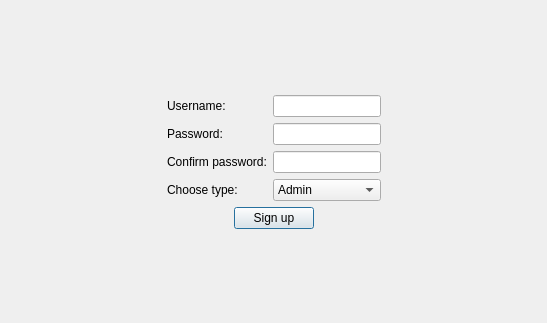
<?xml version="1.0" encoding="UTF-8"?>
<ui version="4.0">
 <class>sign_in</class>
 <widget class="QDialog" name="sign_in">
  <property name="geometry">
   <rect>
    <x>0</x>
    <y>0</y>
    <width>547</width>
    <height>323</height>
   </rect>
  </property>
  <property name="windowTitle">
   <string>Dialog</string>
  </property>
  <layout class="QVBoxLayout" name="verticalLayout">
   <item>
    <spacer name="verticalSpacer">
     <property name="orientation">
      <enum>Qt::Vertical</enum>
     </property>
     <property name="sizeHint" stdset="0">
      <size>
       <width>20</width>
       <height>40</height>
      </size>
     </property>
    </spacer>
   </item>
   <item>
    <layout class="QHBoxLayout" name="horizontalLayout_2">
     <property name="leftMargin">
      <number>0</number>
     </property>
     <property name="rightMargin">
      <number>0</number>
     </property>
     <property name="bottomMargin">
      <number>0</number>
     </property>
     <item>
      <spacer name="horizontalSpacer_3">
       <property name="orientation">
        <enum>Qt::Horizontal</enum>
       </property>
       <property name="sizeHint" stdset="0">
        <size>
         <width>40</width>
         <height>20</height>
        </size>
       </property>
      </spacer>
     </item>
     <item>
      <layout class="QFormLayout" name="formLayout">
       <property name="bottomMargin">
        <number>0</number>
       </property>
       <item row="0" column="0">
        <widget class="QLabel" name="label">
         <property name="text">
          <string>Username:</string>
         </property>
        </widget>
       </item>
       <item row="1" column="0">
        <widget class="QLabel" name="label_2">
         <property name="text">
          <string>Password:</string>
         </property>
        </widget>
       </item>
       <item row="2" column="0">
        <widget class="QLabel" name="label_3">
         <property name="text">
          <string>Confirm password:</string>
         </property>
        </widget>
       </item>
       <item row="0" column="1">
        <widget class="QLineEdit" name="lineEdit"/>
       </item>
       <item row="1" column="1">
        <widget class="QLineEdit" name="lineEdit_2"/>
       </item>
       <item row="2" column="1">
        <widget class="QLineEdit" name="lineEdit_3"/>
       </item>
       <item row="3" column="0">
        <widget class="QLabel" name="label_4">
         <property name="text">
          <string>Choose type:</string>
         </property>
        </widget>
       </item>
       <item row="3" column="1">
        <widget class="QComboBox" name="comboBox">
         <item>
          <property name="text">
           <string>Admin</string>
          </property>
         </item>
         <item>
          <property name="text">
           <string>Client</string>
          </property>
         </item>
        </widget>
       </item>
      </layout>
     </item>
     <item>
      <spacer name="horizontalSpacer_4">
       <property name="orientation">
        <enum>Qt::Horizontal</enum>
       </property>
       <property name="sizeHint" stdset="0">
        <size>
         <width>40</width>
         <height>20</height>
        </size>
       </property>
      </spacer>
     </item>
    </layout>
   </item>
   <item>
    <layout class="QHBoxLayout" name="horizontalLayout">
     <item>
      <spacer name="horizontalSpacer">
       <property name="orientation">
        <enum>Qt::Horizontal</enum>
       </property>
       <property name="sizeHint" stdset="0">
        <size>
         <width>40</width>
         <height>20</height>
        </size>
       </property>
      </spacer>
     </item>
     <item>
      <widget class="QPushButton" name="pushButton">
       <property name="text">
        <string>Sign up</string>
       </property>
      </widget>
     </item>
     <item>
      <spacer name="horizontalSpacer_2">
       <property name="orientation">
        <enum>Qt::Horizontal</enum>
       </property>
       <property name="sizeHint" stdset="0">
        <size>
         <width>40</width>
         <height>20</height>
        </size>
       </property>
      </spacer>
     </item>
    </layout>
   </item>
   <item>
    <spacer name="verticalSpacer_2">
     <property name="orientation">
      <enum>Qt::Vertical</enum>
     </property>
     <property name="sizeHint" stdset="0">
      <size>
       <width>20</width>
       <height>40</height>
      </size>
     </property>
    </spacer>
   </item>
  </layout>
 </widget>
 <resources/>
 <connections/>
</ui>
